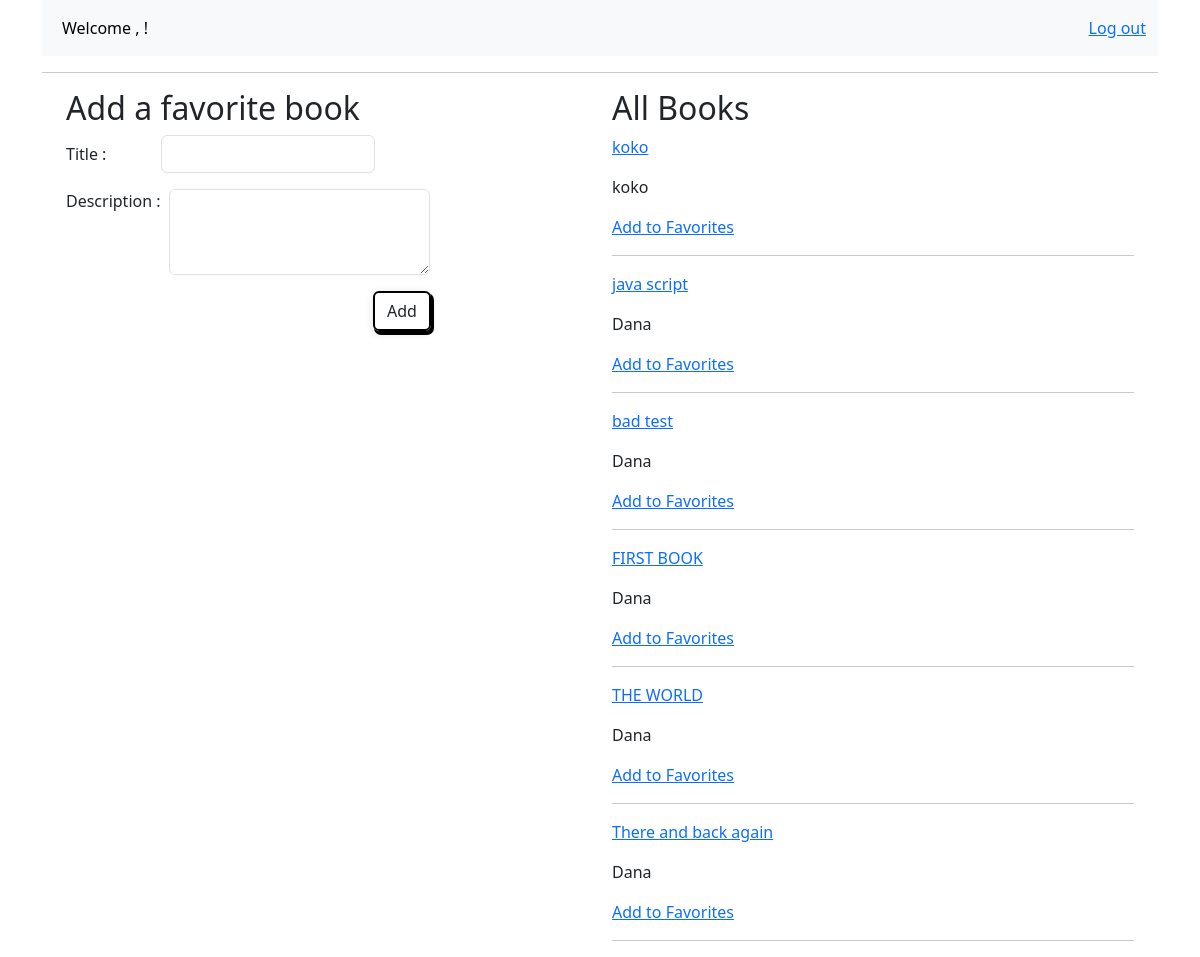
Page /home (signed in) on the committed database.
### app1/models.py (models this page shows, shortened)
class Books(models.Model):
    uploaded_by = models.ForeignKey('Users', on_delete=models.CASCADE)
    title= models.CharField(max_length=255)
    description=models.TextField()
    created_at = models.DateTimeField(auto_now=True)
    updated_at = models.DateTimeField(auto_now_add=True)
    objects = BooksManger()

class Users(models.Model):
    first_name = models.CharField(max_length=255)
    last_name = models.CharField(max_length=255)
    email= models.EmailField(unique=True)
    password = models.CharField(max_length=128)
    created_at = models.DateTimeField(auto_now=True)
    updated_at = models.DateTimeField(auto_now_add=True)
    favorite_books = models.ManyToManyField(Books)
    objects = UsersManger()

### app1/views.py (the view)
# urls.py: 2. Add a URL to urlpatterns:  path('', views.home, name='home')
def home(request):
    user_id = request.session.get('user_id')
    if not user_id:
        return redirect('app1:registration')
    all_books = Books.objects.all().order_by('-updated_at')
    current_user = Users.objects.get(id=user_id)
    context = {
        'books' : all_books,
        'user': current_user
    }
    return render(request, "home.html", context)

### app1/templates/home.html (shortened to what this page needs)
{% extends './base.html' %}
{% block content %}
<link rel="stylesheet" href="../static/btnstyle.css">
<div class="container text-left mt-6">
  <div class=" row ">
<div class="col-lg-6">
  <div class=" ">
  <h2>Add a favorite book</h2>
  <form class="add_Form" action="{% url 'app1:add_book' %}" method="POST" >
  <div class="d-flex align-items-center gap-2 mb-3">
    <label for="title" class="col-sm-2 col-form-label">Title : </label>
    <div style="flex: 1.4" class="col-sm-4">
      <input required type="text" name="title" class="form-control w-50" id="title">
    </div>
  </div>
  <div class="form-group d-flex">
    <label for="exampleFormControlTextarea1" class="me-2">Description : </label>
    <textarea class="form-control w-50 " name="description" id="exampleFormControlTextarea1" rows="3"></textarea>
  </div>
  <div class="submit-btn d-flex justify-content-center ">
    <button style="width: fit-content;
            box-shadow: 2px 3px 0px 1px rgba(0, 0, 0, 1)
            , 0 2px 10px 0 rgba(0, 0, 0, 0.12);
            border: 2px solid black;" type="submit" class="btn btn-outline-dark btn-shadow mt-3"> Add</button>
</form>
</div>
</div>
</div>
<div class="col-lg-6">
<div class="right_side">
  <h2>All Books</h2>
    {% for book in books %}
    <p><a  style="text-decoration: underline;" class="link text-primary" href="{% url 'app1:book' pk=book.pk %}">{{book.title}}</a></p>
    <p>{{book.uploaded_by.first_name}}</p>
    {% if book in user.favorite_books.all %}
    <p>This is one of your favorite books!</p>
    {% else %}
    <a style="text-decoration: underline;" href="{% url 'app1:add_to_favorite' pk=book.pk %}">Add to Favorites</a>
    {% endif %}
    <br>
    <hr>
    {% endfor %}
  </div>
</div>
</div>
</div>
{% endblock content %}

### app1/templates/base.html (shortened to what this page needs)
{% load static %}
<!DOCTYPE html>
<html lang="en">
  <head>
    <link rel="stylesheet" href="{% static 'bootstrap.min.css' %}" />
    <link rel="stylesheet" href="../static/btnstyle.css">
  </head>
   <body>
  <div class="container text-left mt-6">
    <nav class="navbar navbar-expand-lg bg-body-tertiary">
        <div class="container-fluid">
            <div class="collapse navbar-collapse" id="navbarSupportedContent">
              <ul class="navbar-nav me-auto mb-2 mb-lg-0">
                <li class="nav-item">
                  <a class="nav-link active" aria-current="page"href="{% url 'app1:home'%}">Welcome , {{request.session.first_name}} !</a>
                </li>
              </ul>
                              <ul style="list-style: none;" class="ms-auto d-flex gap-3 m-0">
                                        <li class="nav-item ">
                                            <a style="text-decoration: underline;" class=" nav-link active text-primary" aria-current="page"  href="{% url 'app1:logout' %}">Log out</a>
                                        </li>
                              </ul>
          </div>
        </div>
      </nav>
      <hr>
    <div class="container">
        {% block content %}
        {% endblock content %}
    </div>
</body>
</html>

### app1/static/btnstyle.css (style rules this page uses)
.btn-shadow { box-shadow: 2px 3px 0px 1px rgba(0, 0, 0, 1), 0 2px 10px 0 rgba(0, 0, 0, 0.12); border: 2px solid black; }
.submit-btn button { margin-left: 150px; }

### rows in the picture
Books: title "koko", uploaded_by.first_name "koko"
Books: title "java script", uploaded_by.first_name "Dana"
Books: title "bad test", uploaded_by.first_name "Dana"
Books: title "FIRST BOOK", uploaded_by.first_name "Dana"
Books: title "THE WORLD", uploaded_by.first_name "Dana"
Books: title "There and back again", uploaded_by.first_name "Dana"
